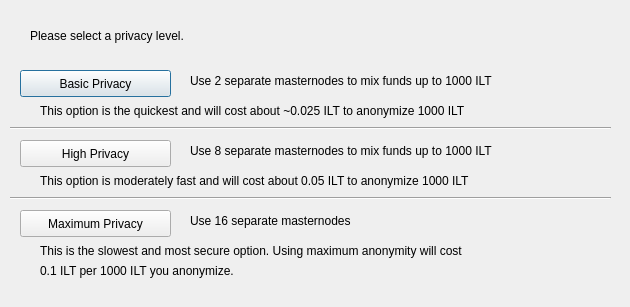
<?xml version="1.0" encoding="UTF-8"?>
<ui version="4.0">
 <class>DarksendConfig</class>
 <widget class="QDialog" name="DarksendConfig">
  <property name="geometry">
   <rect>
    <x>0</x>
    <y>0</y>
    <width>630</width>
    <height>307</height>
   </rect>
  </property>
  <property name="windowTitle">
   <string>Configure PrivateSend</string>
  </property>
  <widget class="QPushButton" name="buttonBasic">
   <property name="geometry">
    <rect>
     <x>20</x>
     <y>70</y>
     <width>151</width>
     <height>27</height>
    </rect>
   </property>
   <property name="text">
    <string>Basic Privacy</string>
   </property>
  </widget>
  <widget class="QPushButton" name="buttonHigh">
   <property name="geometry">
    <rect>
     <x>20</x>
     <y>140</y>
     <width>151</width>
     <height>27</height>
    </rect>
   </property>
   <property name="text">
    <string>High Privacy</string>
   </property>
  </widget>
  <widget class="QPushButton" name="buttonMax">
   <property name="geometry">
    <rect>
     <x>20</x>
     <y>210</y>
     <width>151</width>
     <height>27</height>
    </rect>
   </property>
   <property name="text">
    <string>Maximum Privacy</string>
   </property>
  </widget>
  <widget class="QLabel" name="label">
   <property name="geometry">
    <rect>
     <x>30</x>
     <y>20</y>
     <width>571</width>
     <height>31</height>
    </rect>
   </property>
   <property name="text">
    <string>Please select a privacy level.</string>
   </property>
  </widget>
  <widget class="QLabel" name="label_2">
   <property name="geometry">
    <rect>
     <x>190</x>
     <y>70</y>
     <width>421</width>
     <height>21</height>
    </rect>
   </property>
   <property name="text">
    <string>Use 2 separate masternodes to mix funds up to 1000 ILT</string>
   </property>
  </widget>
  <widget class="QLabel" name="label_3">
   <property name="geometry">
    <rect>
     <x>190</x>
     <y>140</y>
     <width>411</width>
     <height>21</height>
    </rect>
   </property>
   <property name="text">
    <string>Use 8 separate masternodes to mix funds up to 1000 ILT</string>
   </property>
  </widget>
  <widget class="QLabel" name="label_4">
   <property name="geometry">
    <rect>
     <x>190</x>
     <y>210</y>
     <width>421</width>
     <height>21</height>
    </rect>
   </property>
   <property name="text">
    <string>Use 16 separate masternodes</string>
   </property>
  </widget>
  <widget class="QLabel" name="label_6">
   <property name="geometry">
    <rect>
     <x>40</x>
     <y>100</y>
     <width>561</width>
     <height>21</height>
    </rect>
   </property>
   <property name="text">
    <string>This option is the quickest and will cost about ~0.025 ILT to anonymize 1000 ILT</string>
   </property>
  </widget>
  <widget class="QLabel" name="label_7">
   <property name="geometry">
    <rect>
     <x>40</x>
     <y>170</y>
     <width>561</width>
     <height>21</height>
    </rect>
   </property>
   <property name="text">
    <string>This option is moderately fast and will cost about 0.05 ILT to anonymize 1000 ILT</string>
   </property>
  </widget>
  <widget class="QLabel" name="label_8">
   <property name="geometry">
    <rect>
     <x>40</x>
     <y>240</y>
     <width>561</width>
     <height>21</height>
    </rect>
   </property>
   <property name="text">
    <string>This is the slowest and most secure option. Using maximum anonymity will cost</string>
   </property>
  </widget>
  <widget class="QLabel" name="label_9">
   <property name="geometry">
    <rect>
     <x>40</x>
     <y>260</y>
     <width>561</width>
     <height>21</height>
    </rect>
   </property>
   <property name="text">
    <string>0.1 ILT per 1000 ILT you anonymize.</string>
   </property>
  </widget>
  <widget class="Line" name="line">
   <property name="geometry">
    <rect>
     <x>10</x>
     <y>120</y>
     <width>601</width>
     <height>16</height>
    </rect>
   </property>
   <property name="orientation">
    <enum>Qt::Horizontal</enum>
   </property>
  </widget>
  <widget class="Line" name="line_2">
   <property name="geometry">
    <rect>
     <x>10</x>
     <y>190</y>
     <width>601</width>
     <height>16</height>
    </rect>
   </property>
   <property name="orientation">
    <enum>Qt::Horizontal</enum>
   </property>
  </widget>
 </widget>
 <resources/>
 <connections/>
</ui>
